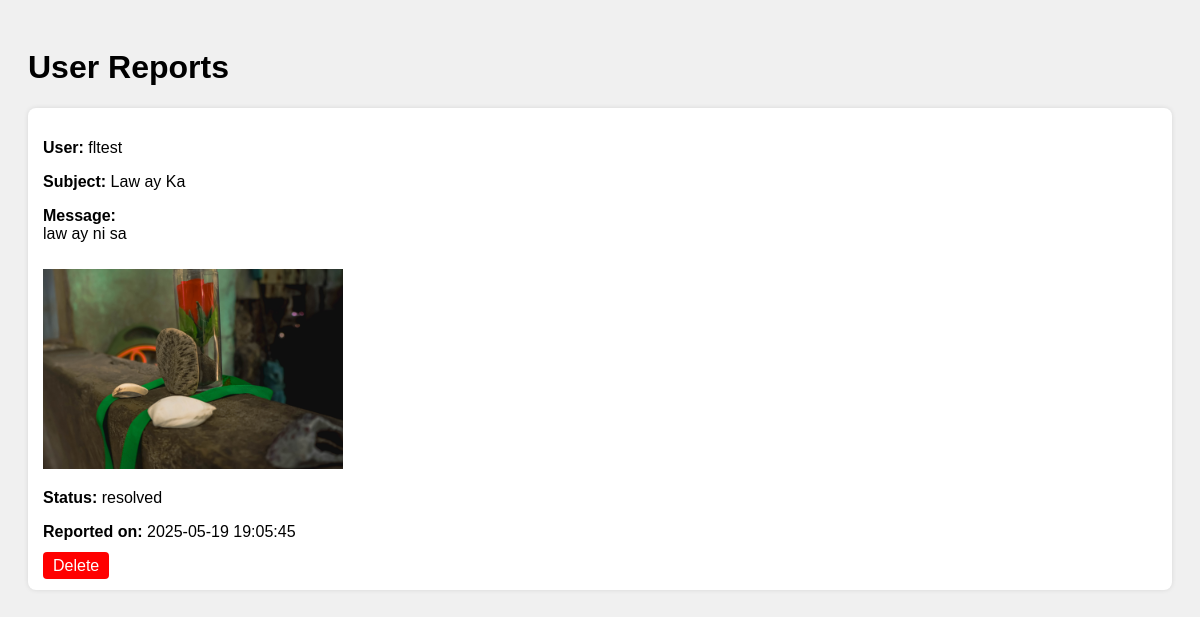
The app's page /reports.php with its own data.
### tables this page shows
CREATE TABLE `reports` (
  `id` int(11) NOT NULL,
  `user_id` int(10) UNSIGNED NOT NULL,
  `subject` varchar(255) NOT NULL,
  `message` text NOT NULL,
  `image_path` varchar(255) DEFAULT NULL,
  `created_at` timestamp NOT NULL DEFAULT current_timestamp(),
  `status` enum('pending','resolved') DEFAULT 'pending'
);

CREATE TABLE `users` (
  `id` int(10) UNSIGNED NOT NULL,
  `username` varchar(50) NOT NULL,
  `email` varchar(100) NOT NULL,
  `role` enum('freelancer','commissioner','admin') NOT NULL,
  `password` varchar(255) NOT NULL,
  `created_at` timestamp NOT NULL DEFAULT current_timestamp(),
  `status` enum('active','inactive') NOT NULL DEFAULT 'active'
);

### reports.php (the view, shortened to what this page needs)
<?php
require_once 'db.php';
$reports = [];
$result = $conn->query("SELECT reports.*, users.username FROM reports JOIN users ON reports.user_id = users.id ORDER BY created_at DESC");
if ($result) {
    while ($row = $result->fetch_assoc()) {
        $reports[] = $row;
    }
}
?>
<!DOCTYPE html>
<html>
<head>
</head>
<body>
    <h1>User Reports</h1>
    <?php foreach ($reports as $report): ?>
        <div class="report-card">
            <p><strong>User:</strong> <?= htmlspecialchars($report['username']) ?></p>
            <p><strong>Subject:</strong> <?= htmlspecialchars($report['subject']) ?></p>
            <p><strong>Message:</strong><br><?= nl2br(htmlspecialchars($report['message'])) ?></p>
            <?php if (!empty($report['image_path']) && file_exists($report['image_path'])): ?>
                <img class="report-image" src="<?= htmlspecialchars($report['image_path']) ?>" alt="Attached image">
            <?php endif; ?>
            <p><strong>Status:</strong> <?= htmlspecialchars($report['status']) ?></p>
            <p><strong>Reported on:</strong> <?= $report['created_at'] ?></p>
            <div class="actions">
                <a class="delete" href="?delete=<?= $report['id'] ?>" onclick="return confirm('Are you sure you want to delete this report?')">Delete</a>
            </div>
        </div>
    <?php endforeach; ?>
</body>
</html>

### reports.php (style rules this page uses)
body { font-family: Arial; background: #f0f0f0; padding: 20px; }
.report-card { background: white; padding: 15px; margin-bottom: 15px; border-radius: 8px; box-shadow: 0 0 5px rgba(0,0,0,0.1); }
.report-image { max-width: 300px; margin-top: 10px; }
.actions a { margin-right: 10px; text-decoration: none; padding: 5px 10px; border-radius: 4px; }
.delete { background-color: red; color: white; }

### records on screen
reports: user.username "fltest", subject "Law ay Ka", message "law ay ni sa", image_path (picture), status "resolved", created_at "2025-05-19 19:05:45"
